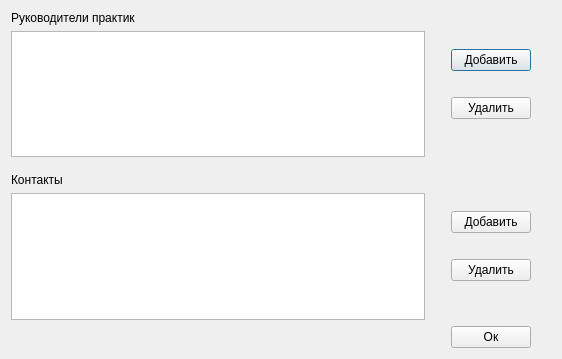
<?xml version="1.0" encoding="UTF-8"?>
<ui version="4.0">
 <class>StaffEmployerWindow</class>
 <widget class="QDialog" name="StaffEmployerWindow">
  <property name="geometry">
   <rect>
    <x>0</x>
    <y>0</y>
    <width>562</width>
    <height>359</height>
   </rect>
  </property>
  <property name="windowTitle">
   <string>Dialog</string>
  </property>
  <layout class="QVBoxLayout" name="verticalLayout">
   <item>
    <layout class="QVBoxLayout" name="verticalLayout_7">
     <item>
      <layout class="QHBoxLayout" name="horizontalLayout_7">
       <item>
        <layout class="QVBoxLayout" name="verticalLayout_2">
         <item>
          <widget class="QLabel" name="label">
           <property name="text">
            <string>Руководители практик</string>
           </property>
          </widget>
         </item>
         <item>
          <widget class="QTableView" name="tableViewHeadEmployer">
           <property name="showGrid">
            <bool>true</bool>
           </property>
           <attribute name="horizontalHeaderVisible">
            <bool>false</bool>
           </attribute>
           <attribute name="horizontalHeaderMinimumSectionSize">
            <number>100</number>
           </attribute>
           <attribute name="horizontalHeaderDefaultSectionSize">
            <number>1000</number>
           </attribute>
           <attribute name="horizontalHeaderHighlightSections">
            <bool>true</bool>
           </attribute>
           <attribute name="verticalHeaderVisible">
            <bool>false</bool>
           </attribute>
          </widget>
         </item>
        </layout>
       </item>
       <item>
        <spacer name="horizontalSpacer_13">
         <property name="orientation">
          <enum>Qt::Horizontal</enum>
         </property>
         <property name="sizeType">
          <enum>QSizePolicy::Fixed</enum>
         </property>
         <property name="sizeHint" stdset="0">
          <size>
           <width>20</width>
           <height>20</height>
          </size>
         </property>
        </spacer>
       </item>
       <item>
        <layout class="QVBoxLayout" name="verticalLayout_8">
         <item>
          <spacer name="verticalSpacer_15">
           <property name="orientation">
            <enum>Qt::Vertical</enum>
           </property>
           <property name="sizeHint" stdset="0">
            <size>
             <width>20</width>
             <height>40</height>
            </size>
           </property>
          </spacer>
         </item>
         <item>
          <widget class="QPushButton" name="pushButtonInsertHeadEmployer">
           <property name="text">
            <string>Добавить</string>
           </property>
          </widget>
         </item>
         <item>
          <spacer name="verticalSpacer_16">
           <property name="orientation">
            <enum>Qt::Vertical</enum>
           </property>
           <property name="sizeType">
            <enum>QSizePolicy::Fixed</enum>
           </property>
           <property name="sizeHint" stdset="0">
            <size>
             <width>20</width>
             <height>20</height>
            </size>
           </property>
          </spacer>
         </item>
         <item>
          <widget class="QPushButton" name="pushButtonDeleteHeadEmployer">
           <property name="text">
            <string>Удалить</string>
           </property>
          </widget>
         </item>
         <item>
          <spacer name="verticalSpacer_17">
           <property name="orientation">
            <enum>Qt::Vertical</enum>
           </property>
           <property name="sizeHint" stdset="0">
            <size>
             <width>20</width>
             <height>40</height>
            </size>
           </property>
          </spacer>
         </item>
        </layout>
       </item>
       <item>
        <spacer name="horizontalSpacer_14">
         <property name="orientation">
          <enum>Qt::Horizontal</enum>
         </property>
         <property name="sizeType">
          <enum>QSizePolicy::Fixed</enum>
         </property>
         <property name="sizeHint" stdset="0">
          <size>
           <width>20</width>
           <height>20</height>
          </size>
         </property>
        </spacer>
       </item>
      </layout>
     </item>
     <item>
      <spacer name="verticalSpacer_18">
       <property name="orientation">
        <enum>Qt::Vertical</enum>
       </property>
       <property name="sizeType">
        <enum>QSizePolicy::Fixed</enum>
       </property>
       <property name="sizeHint" stdset="0">
        <size>
         <width>20</width>
         <height>10</height>
        </size>
       </property>
      </spacer>
     </item>
     <item>
      <layout class="QHBoxLayout" name="horizontalLayout_8">
       <item>
        <layout class="QVBoxLayout" name="verticalLayout_3">
         <item>
          <widget class="QLabel" name="label_2">
           <property name="text">
            <string>Контакты</string>
           </property>
          </widget>
         </item>
         <item>
          <widget class="QTableView" name="tableViewContactEmployer">
           <attribute name="horizontalHeaderVisible">
            <bool>false</bool>
           </attribute>
           <attribute name="horizontalHeaderDefaultSectionSize">
            <number>1000</number>
           </attribute>
          </widget>
         </item>
        </layout>
       </item>
       <item>
        <spacer name="horizontalSpacer_15">
         <property name="orientation">
          <enum>Qt::Horizontal</enum>
         </property>
         <property name="sizeType">
          <enum>QSizePolicy::Fixed</enum>
         </property>
         <property name="sizeHint" stdset="0">
          <size>
           <width>20</width>
           <height>20</height>
          </size>
         </property>
        </spacer>
       </item>
       <item>
        <layout class="QVBoxLayout" name="verticalLayout_9">
         <item>
          <spacer name="verticalSpacer_19">
           <property name="orientation">
            <enum>Qt::Vertical</enum>
           </property>
           <property name="sizeHint" stdset="0">
            <size>
             <width>20</width>
             <height>40</height>
            </size>
           </property>
          </spacer>
         </item>
         <item>
          <widget class="QPushButton" name="pushButtonInsertContactEmployer">
           <property name="text">
            <string>Добавить</string>
           </property>
          </widget>
         </item>
         <item>
          <spacer name="verticalSpacer_20">
           <property name="orientation">
            <enum>Qt::Vertical</enum>
           </property>
           <property name="sizeType">
            <enum>QSizePolicy::Fixed</enum>
           </property>
           <property name="sizeHint" stdset="0">
            <size>
             <width>20</width>
             <height>20</height>
            </size>
           </property>
          </spacer>
         </item>
         <item>
          <widget class="QPushButton" name="pushButtonDeleteContactEmployer">
           <property name="text">
            <string>Удалить</string>
           </property>
          </widget>
         </item>
         <item>
          <spacer name="verticalSpacer_21">
           <property name="orientation">
            <enum>Qt::Vertical</enum>
           </property>
           <property name="sizeHint" stdset="0">
            <size>
             <width>20</width>
             <height>40</height>
            </size>
           </property>
          </spacer>
         </item>
        </layout>
       </item>
       <item>
        <spacer name="horizontalSpacer_16">
         <property name="orientation">
          <enum>Qt::Horizontal</enum>
         </property>
         <property name="sizeType">
          <enum>QSizePolicy::Fixed</enum>
         </property>
         <property name="sizeHint" stdset="0">
          <size>
           <width>20</width>
           <height>20</height>
          </size>
         </property>
        </spacer>
       </item>
      </layout>
     </item>
    </layout>
   </item>
   <item>
    <layout class="QHBoxLayout" name="horizontalLayout_9">
     <item>
      <spacer name="horizontalSpacer_17">
       <property name="orientation">
        <enum>Qt::Horizontal</enum>
       </property>
       <property name="sizeType">
        <enum>QSizePolicy::Expanding</enum>
       </property>
       <property name="sizeHint" stdset="0">
        <size>
         <width>500</width>
         <height>20</height>
        </size>
       </property>
      </spacer>
     </item>
     <item>
      <widget class="QPushButton" name="pushButtonOk">
       <property name="text">
        <string>Ок</string>
       </property>
      </widget>
     </item>
     <item>
      <spacer name="horizontalSpacer_18">
       <property name="orientation">
        <enum>Qt::Horizontal</enum>
       </property>
       <property name="sizeType">
        <enum>QSizePolicy::Fixed</enum>
       </property>
       <property name="sizeHint" stdset="0">
        <size>
         <width>20</width>
         <height>20</height>
        </size>
       </property>
      </spacer>
     </item>
    </layout>
   </item>
  </layout>
 </widget>
 <resources/>
 <connections/>
</ui>
